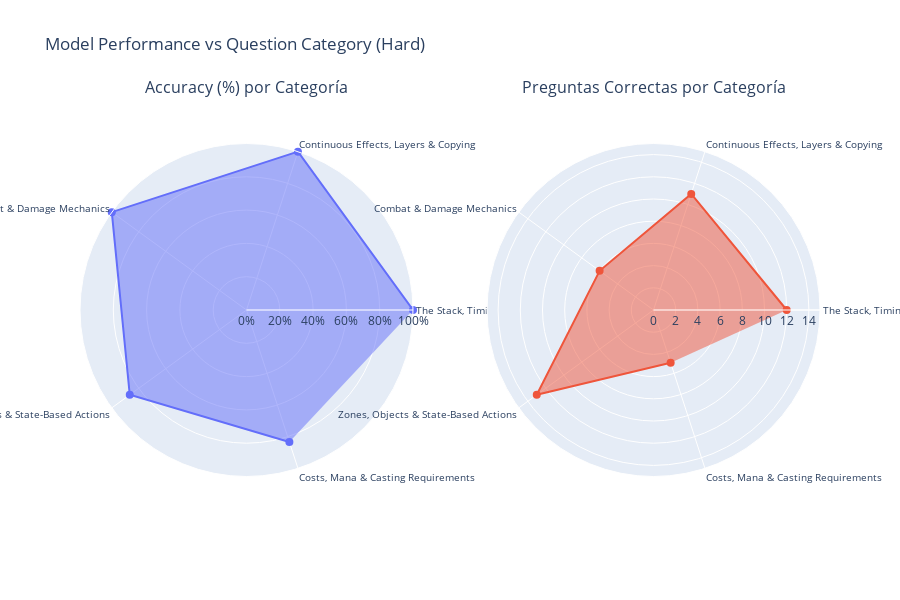

Notebook source saved alongside this figure:
### Code cell
categories = accuracy_cat_hard['category']

fig = make_subplots(
    rows=1,
    cols=2,
    specs=[[{'type': 'polar'}, {'type': 'polar'}]],
    subplot_titles=[
        "Accuracy (%) por Categoría",
        "Preguntas Correctas por Categoría"
    ]
)

# --- Radar 1: Accuracy en porcentaje ---
fig.add_trace(
    go.Scatterpolar(
        r=accuracy_cat_hard['accuracy'] * 100,
        theta=categories,
        fill='toself',
        name='Accuracy (%)',
        line=dict(color='#636EFA'),
        marker=dict(size=8)
    ),
    row=1,
    col=1
)

# --- Radar 2: Conteo absoluto ---
fig.add_trace(
    go.Scatterpolar(
        r=accuracy_cat_hard['count_correct'],
        theta=categories,
        fill='toself',
        name='Conteo',
        line=dict(color='#EF553B'),
        marker=dict(size=8)
    ),
    row=1,
    col=2
)

# --- Layout ---
fig.update_layout(
    title = "Model Performance vs Question Category (Hard)",
    showlegend=False,
    height=600,
    width=900,
    polar=dict(
        radialaxis=dict(
            visible=True,
            range=[0, 100],
            ticksuffix="%",
            
        ),
        angularaxis=dict(
            tickfont=dict(size=10)  
        )
    ),
    polar2=dict(
        radialaxis=dict(
            visible=True,
            range=[0, max(accuracy_cat_hard['count'])]
        ),
        angularaxis=dict(
            tickfont=dict(size=10)  
        )
    )
)

fig.show()

### Figure 1 — Plotly figure (JSON) as saved in the notebook; plotly's stock layout.template omitted (floating-point values rounded to 4 significant figures)
{"data": [{"fill": "toself", "line": {"color": "#636EFA"}, "marker": {"size": 8}, "name": "Accuracy (%)", "r": [100.0, 100.0, 100.0, 86.67, 83.33], "subplot": "polar", "theta": ["The Stack, Timing & Priority", "Continuous Effects, Layers & Copying", "Combat & Damage Mechanics", "Zones, Objects & State-Based Actions", "Costs, Mana & Casting Requirements"], "type": "scatterpolar"}, {"fill": "toself", "line": {"color": "#EF553B"}, "marker": {"size": 8}, "name": "Conteo", "r": [12, 11, 6, 13, 5], "subplot": "polar2", "theta": ["The Stack, Timing & Priority", "Continuous Effects, Layers & Copying", "Combat & Damage Mechanics", "Zones, Objects & State-Based Actions", "Costs, Mana & Casting Requirements"], "type": "scatterpolar"}], "layout": {"annotations": [{"font": {"size": 16}, "showarrow": false, "text": "Accuracy (%) por Categoría", "x": 0.225, "xanchor": "center", "xref": "paper", "y": 1, "yanchor": "bottom", "yref": "paper"}, {"font": {"size": 16}, "showarrow": false, "text": "Preguntas Correctas por Categoría", "x": 0.775, "xanchor": "center", "xref": "paper", "y": 1, "yanchor": "bottom", "yref": "paper"}], "height": 600, "polar": {"angularaxis": {"tickfont": {"size": 10}}, "domain": {"x": [0, 0.45], "y": [0, 1]}, "radialaxis": {"range": [0, 100], "ticksuffix": "%", "visible": true}}, "polar2": {"angularaxis": {"tickfont": {"size": 10}}, "domain": {"x": [0.55, 1], "y": [0, 1]}, "radialaxis": {"range": [0, 15], "visible": true}}, "showlegend": false, "title": {"text": "Model Performance vs Question Category (Hard)"}, "width": 900}}
